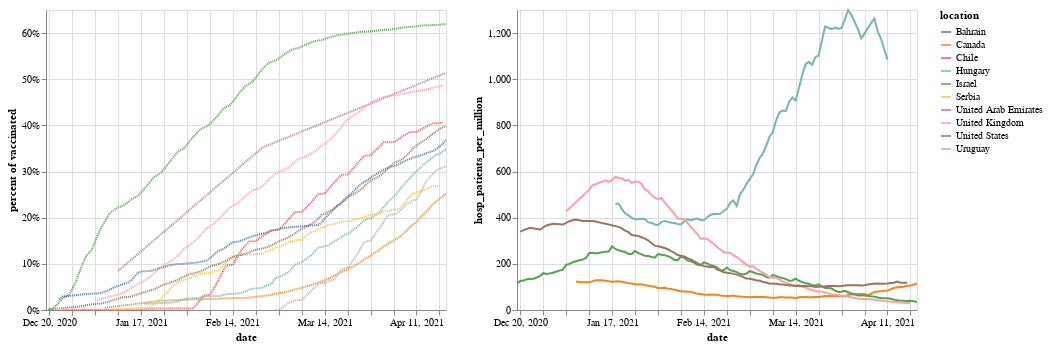

Notebook code cell kept with this figure:
### Code cell
import altair as alt

target = df.loc[df.iso_code.isin(top10_vaccinated_iso_codes) , :].dropna(subset=['people_vaccinated_per_hundred'])

dropdown = alt.binding_select(options=target['location'].unique(), name='Select a location:')

dropdown_selection = alt.selection(type='single', fields=['location'], bind=dropdown)

selection = alt.selection(type='multi', fields=['location'])

hosp = alt.Chart(target).mark_line().encode(
    alt.X('yearmonthdate(date)', title='date'),
    y = 'hosp_patients_per_million',
    color='location',
    opacity=alt.condition(selection | dropdown_selection, alt.value(1), alt.value(.2))
).add_selection(
    selection, dropdown_selection
)

vaccine = alt.Chart(target).mark_line(strokeDash=[1,1]).encode(
    alt.X('yearmonthdate(date)', title='date'),
    alt.Y('y:Q', axis=alt.Axis(format='%'), title='percent of vaccinated'),
    color='location',
    opacity=alt.condition(selection | dropdown_selection, alt.value(1), alt.value(.2))
).transform_calculate(
    y = 'datum.people_vaccinated_per_hundred * 0.01'
).add_selection(
    selection, dropdown_selection
)

vaccine | hosp

### Figure 1 — Vega-Lite specification as saved in the notebook (floating-point values rounded to 4 significant figures; data arrays with more than 128 entries replaced by an {"elided": "..."} marker saying what was removed)
{"config": {"view": {"continuousWidth": 400, "continuousHeight": 300}}, "hconcat": [{"mark": {"type": "line", "strokeDash": [1, 1]}, "encoding": {"color": {"type": "nominal", "field": "location"}, "opacity": {"condition": {"value": 1, "selection": {"or": ["selector002", "selector001"]}}, "value": 0.2}, "x": {"type": "temporal", "field": "date", "timeUnit": "yearmonthdate", "title": "date"}, "y": {"type": "quantitative", "axis": {"format": "%"}, "field": "y", "title": "percent of vaccinated"}}, "selection": {"selector002": {"type": "multi", "fields": ["location"]}, "selector001": {"type": "single", "fields": ["location"], "bind": {"input": "select", "options": ["Bahrain", "Canada", "Chile", "Hungary", "Israel", "Serbia", "United Arab Emirates", "United Kingdom", "United States", "Uruguay"], "name": "Select a location:"}}}, "transform": [{"calculate": "datum.people_vaccinated_per_hundred * 0.01", "as": "y"}]}, {"mark": "line", "encoding": {"color": {"type": "nominal", "field": "location"}, "opacity": {"condition": {"value": 1, "selection": {"or": ["selector002", "selector001"]}}, "value": 0.2}, "x": {"type": "temporal", "field": "date", "timeUnit": "yearmonthdate", "title": "date"}, "y": {"type": "quantitative", "field": "hosp_patients_per_million"}}, "selection": {"selector002": {"type": "multi", "fields": ["location"]}, "selector001": {"type": "single", "fields": ["location"], "bind": {"input": "select", "options": ["Bahrain", "Canada", "Chile", "Hungary", "Israel", "Serbia", "United Arab Emirates", "United Kingdom", "United States", "Uruguay"], "name": "Select a location:"}}}}], "data": {"name": "data-104d1caf9d83978464046f7e34a53c69"}, "$schema": "https://vega.github.io/schema/vega-lite/v4.8.1.json", "datasets": {"data-104d1caf9d83978464046f7e34a53c69": {"elided": "882 records"}}}
